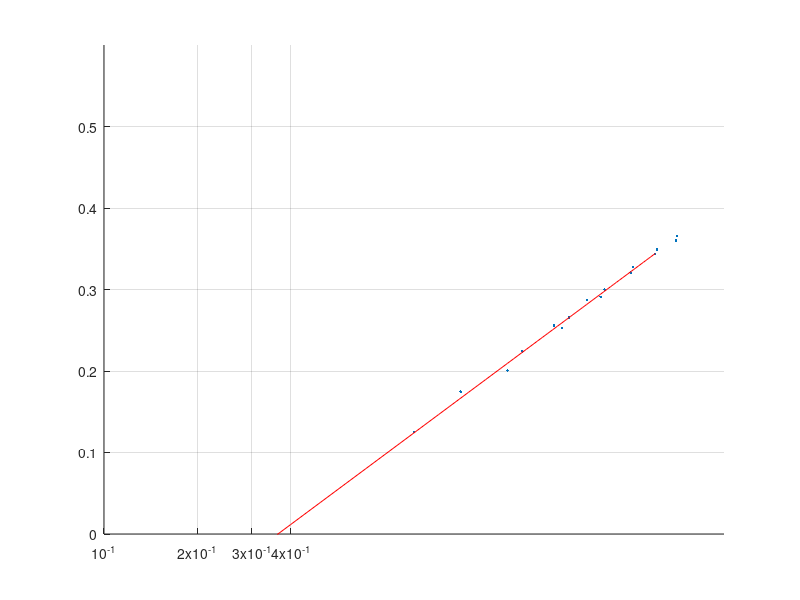

Source code (MATLAB):
clear all; close all; clc;

% Conversion factors
sm3PerDay2ccPerSec = 11.57;
mD2D = 0.001;
m2cm = 100.0;
bar2atm = 0.9869;

% Parameters
q = 4*150*sm3PerDay2ccPerSec; % cc/sec
mu = 0.5; % cP
k = 300.0*mD2D; % D
h = 30*m2cm; % cm

factor = (k*h)/(q*mu);

% Eclipse 10x10
close all
p_10x10 = load('eclipse/10x10-pressure.dat').*bar2atm;
p_0 = p_10x10(1,1); % Well-block pressure

p = (p_10x10-p_0).*factor;

x = [];
cc = 1 : 1 : 10;
rr1 = -1;
rr2 = 0;

for i=cc
  for j=cc
%     x(i,j) = sqrt((i-1)^2+(j-1)^2);
%     x(i,j) = sqrt((i+1)^2+(j+1)^2);
    x(i,j) = sqrt( ( i + rr1 )^2 + ( j + rr1 )^2 ) 
    + rr2;
  end
end

x

jj = 8;
pp = p(1 : jj, 1 : jj);
xx = x(1 : jj, 1 : jj);

pp = pp(:);
xx = ( xx(:) );
% Regression line for diagonal
% for i=1:4
%     x_diag(i) = sqrt((i-1)^2+(i-1)^2);
% end
% x_diag = xx(1 : ii);

ii = 20;
pfit = polyfit(log(xx(2:ii)), pp(2:ii), 1);
pval = polyval(pfit, log(xx(2:ii)));

hold on;
grid on
semilogx(xx(2:ii), pp(2:ii),'.')
% plot(log(xx(2:ii)), pp(2:ii),'.')

tta = .1:.1:6;
ttb = pfit(1).*log(tta) + pfit(2);
% semilogx(tta, ttb,'k')
plot(tta, ttb,'r')

-pfit(2)/pfit(1)
10^(-pfit(2)/pfit(1))

% axis([0 6 0 2.5]);

set(gca, 'XLim', [.1 10], 'YLim', [0 .6], ...
    'XScale', 'log', 'XTick', .1 : .1 : .4)



